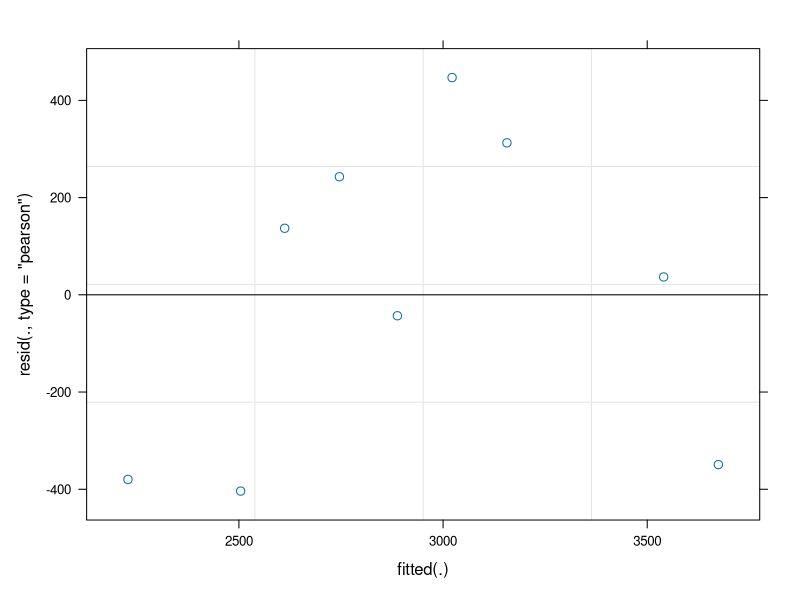
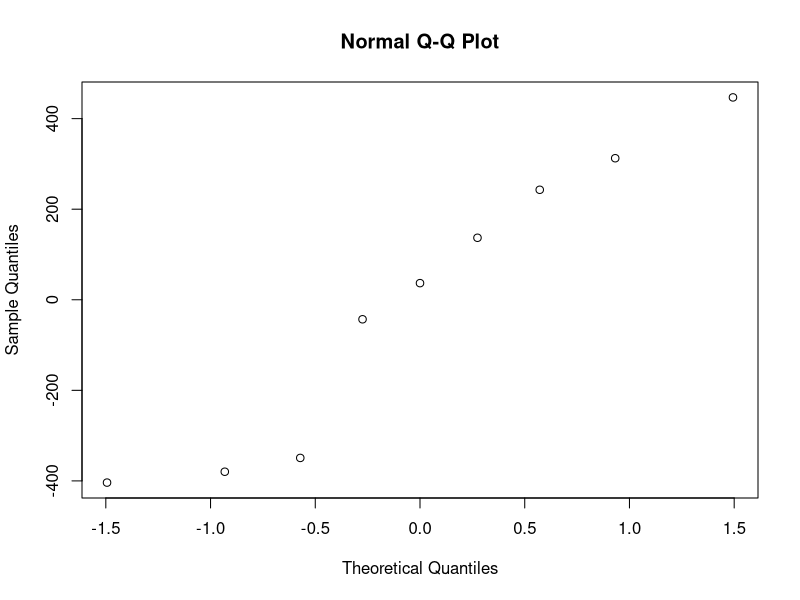
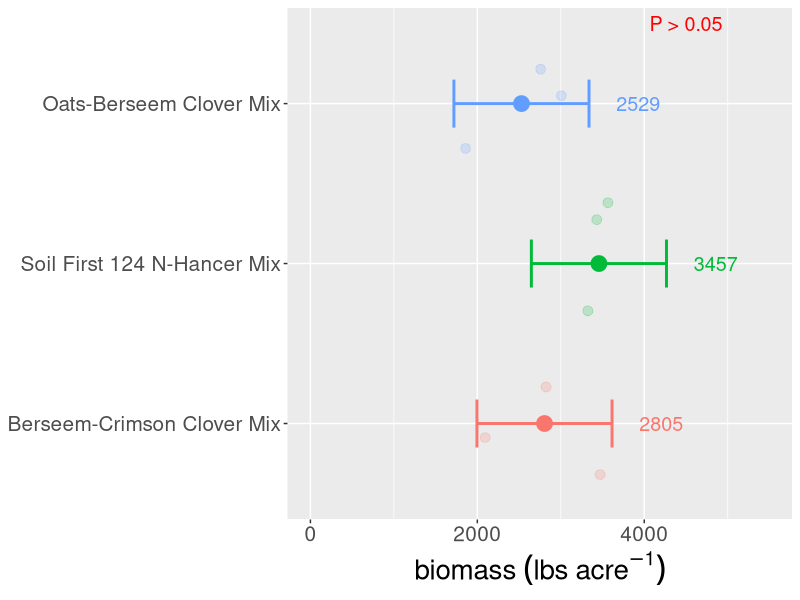
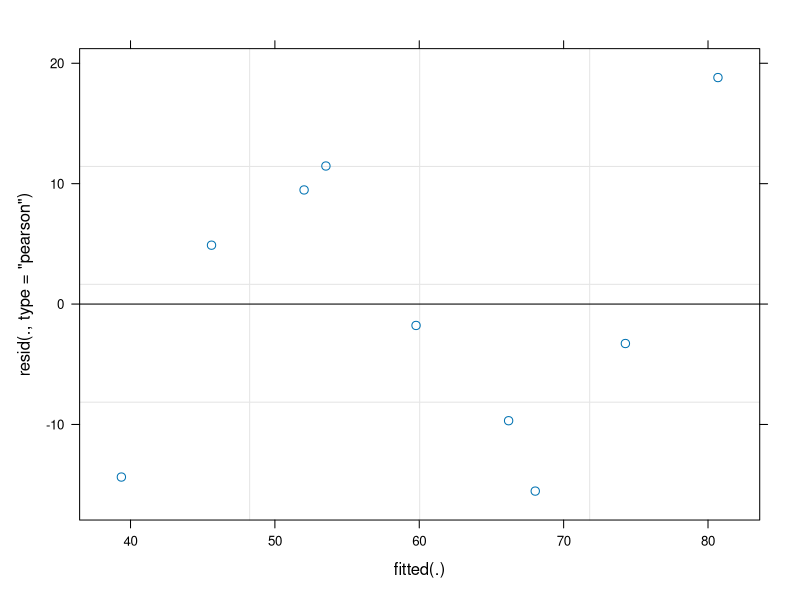
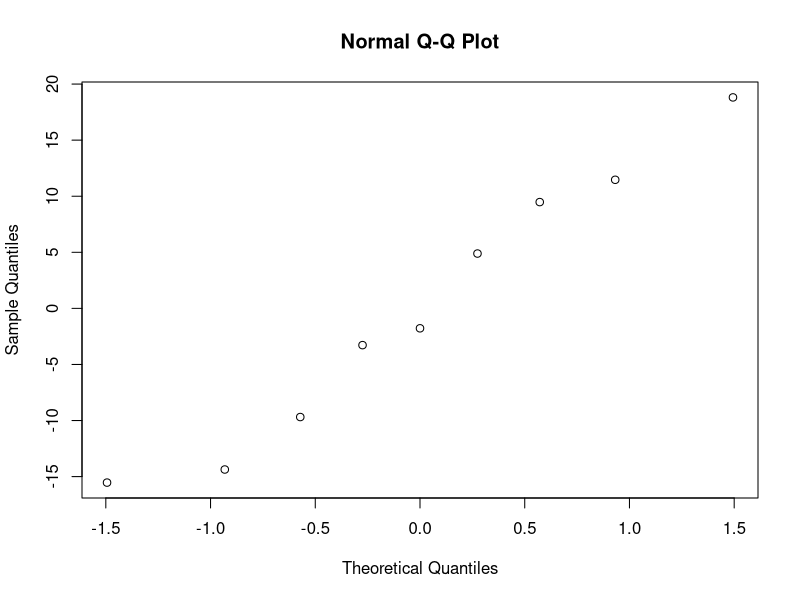
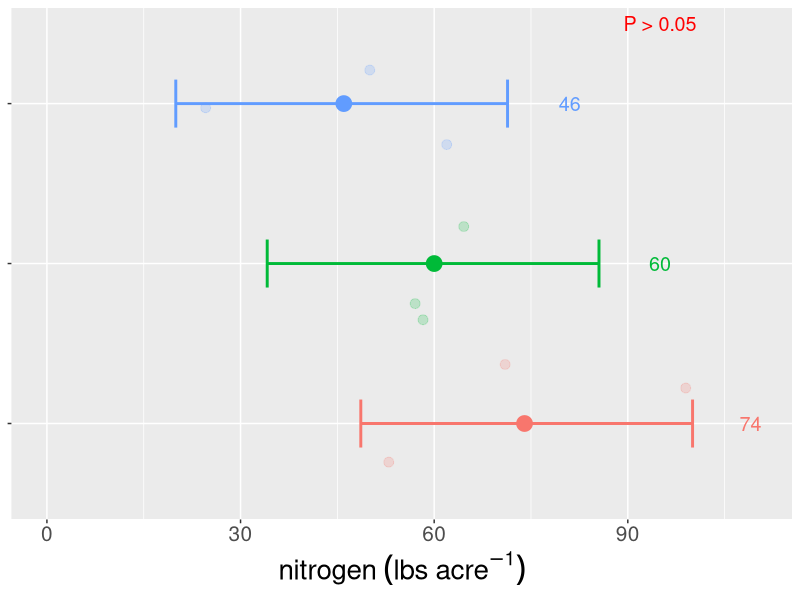
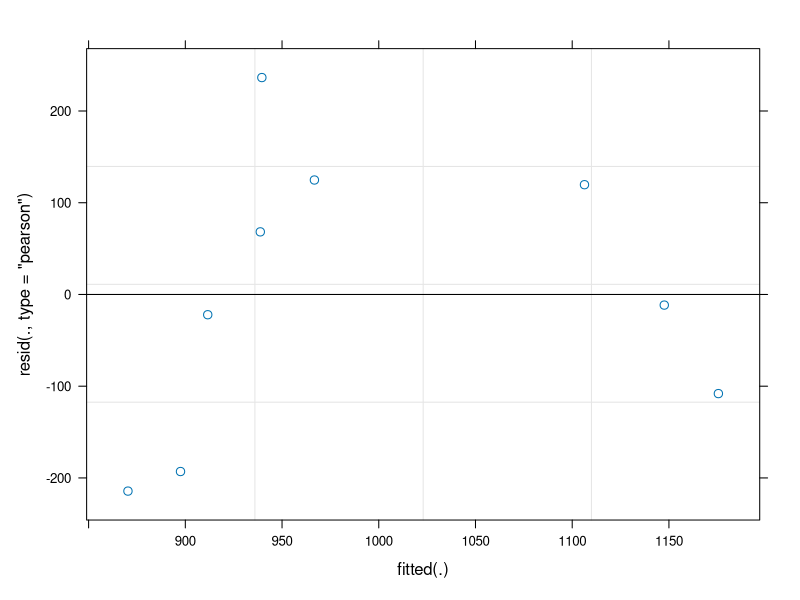
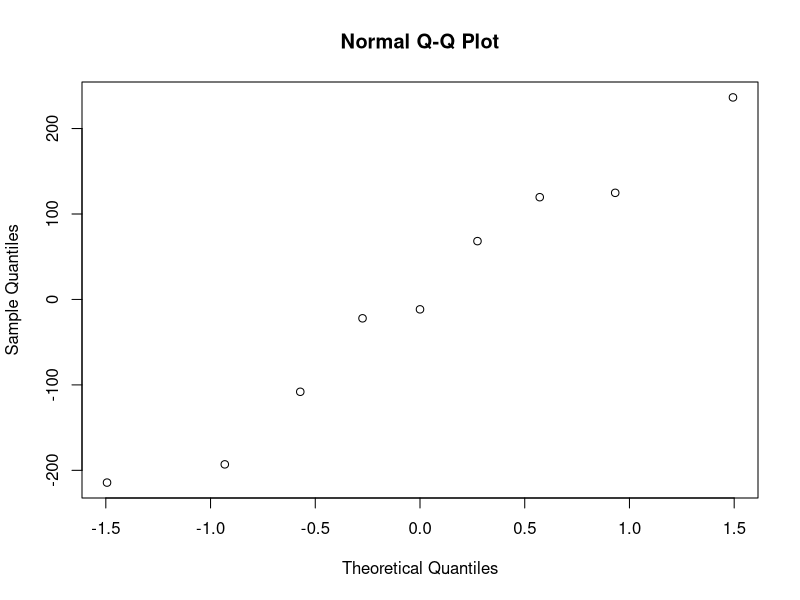

Here is the R script that generated these plots, in order:
## ---- chunk 1
#Loading Packages
library(car)
library(ggplot2)
library(emmeans)
library(lme4)
library(lmerTest)
library(tidyverse)
library(multcomp)
library(multcompView)
library(dplyr)
## ---- chunk 2
getwd()
data1= read.csv(file="Voss Farm_CC.csv")
str(data1)
## ---- chunk 3
data2 = data1 %>%
  mutate(plot = as.character(plot),
         biomass = round(biomass,0),
         other= (100 - total_c - total_n),
         lbs_n = round(lbs_n,0),
         lbs_c = round(lbs_c,0),
         cc = fct_recode(cc,
                         "Medium Red Clover" = "Medium Red Clover",
                         "Berseem-Crimson Clover Mix" = "Berseem-Crimson Clover",
                         "Oats-Berseem Clover Mix" = "Oats-Berseem",
                         "Soil First 124 N-Hancer Mix" = "N-Hancer",
                         "Terralife - MaizePro DT Mix" = "Byron Mix")) %>%
  group_by(cc,plot) %>%
  summarise(biomass = mean(biomass),
            total_n = mean(total_n),
            lbs_n = mean(lbs_n),
            total_c = mean(total_c),
            lbs_c = mean(lbs_c),
            c_n = mean(c_n))

order = c("Berseem-Crimson Clover Mix", "Oats-Berseem Mix", "Soil First 124 N-Hancer Mix")
## ---- chunk 4
data3 = data2 %>%
  group_by(cc) %>%
  summarise(biomass = mean(biomass),
            total_n = mean(total_n),
            lbs_n = mean(lbs_n),
            total_c = mean(total_c),
            lbs_c = mean(lbs_c),
            c_n = mean(c_n)) %>%
  mutate(biomass = round(biomass,0),
         lbs_n = round(lbs_n,0),
         lbs_c = round(lbs_c,0),
         c_n = round(c_n,0)) 
## ---- chunk 5
data4 = data2 %>%
  filter(cc %in% c("Berseem-Crimson Clover Mix", "Oats-Berseem Clover Mix", "Soil First 124 N-Hancer Mix")) %>%
  mutate(rep = fct_recode(plot,
                          "1" = "1",
                          "1" = "2",
                          "1" = "3",
                          "2" = "5",
                          "2" = "6",
                          "2" = "7",
                          "3" = "8",
                          "3" = "9",
                          "3" = "10"))
## ---- chunk 6
cc_bio = lmer(biomass ~ cc + (1|rep), data= data4)
plot(cc_bio)
qqnorm(resid(cc_bio))
#assumptions satisfactorily met
## ---- chunk 7
anova(cc_bio)
#cc type not significant for cover crop biomass
## ---- chunk 8
bio_means = lsmeans(cc_bio, ~ cc, contr= "pairwise", adjust= "none")
bio_cld = cld(bio_means$lsmean, alpha=0.05, Letters=letters, sort=TRUE, reverse=TRUE)

bio_cld = as_tibble(bio_cld) %>%
  rename(biomass = lsmean) %>%
  mutate(biomass = round(biomass,0)) %>%
  arrange(order)
  
## ---- chunk 9
bio_3 = ggplot(bio_cld, aes(x = cc, y = biomass, color = cc)) +
  geom_point(size = 5) +
  geom_text(aes(label = biomass), nudge_y = 1400, size= 5) +
  geom_errorbar(aes(ymin = lower.CL, ymax = upper.CL), width = .3, size= 1) +
  geom_jitter(data = data4, mapping = aes(x = cc), alpha = 0.2, size = 3) +
  theme(legend.position = "none",
        plot.title= element_blank(),
        axis.title.x= element_text(size= 20),
        axis.title.y= element_blank(),
        axis.text= element_text(size= 15),) +
  coord_flip() +
  ylim(0,5500) +
  labs(y = bquote('biomass'~(lbs~acre^-1))) +
  annotate(geom = "text", x= 3.5, y = 4500, label = "P > 0.05", size= 5, color = "red")

bio_3
## ---- chunk 10
n_model = lmer(lbs_n ~ cc + (1|rep), data= data4)
plot(n_model)
qqnorm(resid(n_model))
#assumptions satisfactorily met
## ---- chunk 11
anova(n_model)
#cc type not significant for n amount supplied
## ---- chunk 12
n_means = lsmeans(n_model, ~ cc, contr= "pairwise", adjust= "none")
n_cld = cld(n_means$lsmean, alpha=0.05, Letters=letters, sort=TRUE, reverse=TRUE)

n_cld = as_tibble(n_cld) %>%
  rename(lbs_n = lsmean) %>%
  mutate(lbs_n = round(lbs_n,0)) %>%
  arrange(order)
  
## ---- chunk 13
n_3 = ggplot(n_cld, aes(x = cc, y = lbs_n, color = cc)) +
  geom_point(size = 5) +
  geom_text(aes(label = lbs_n), nudge_y = 35, size= 5) +
  geom_errorbar(aes(ymin = lower.CL, ymax = upper.CL), width = .3, size= 1) +
  geom_jitter(data = data4, mapping = aes(x = cc), alpha = 0.2, size = 3) +
  theme(legend.position = "none",
        plot.title= element_blank(),
        axis.title.x= element_text(size= 20),
        axis.title.y= element_blank(),
        axis.text.y= element_blank(),
        axis.text= element_text(size= 15),) +
  coord_flip() +
  ylim(0,110) +
  labs(y = bquote('nitrogen'~(lbs~acre^-1))) +
  annotate(geom = "text", x= 3.5, y = 95, label = "P > 0.05", size= 5, color = "red")

n_3
## ---- chunk 14
c_model = lmer(lbs_c ~ cc + (1|rep), data= data4)
plot(c_model)
qqnorm(resid(c_model))
#assumptions satisfactorily met
## ---- chunk 15
anova(c_model)
#cc type not significant for c amount supplied
## ---- chunk 16
c_means = lsmeans(c_model, ~ cc, contr= "pairwise", adjust= "none")
c_cld = cld(c_means$lsmean, alpha=0.05, Letters=letters, sort=TRUE, reverse=TRUE)

c_cld = as_tibble(c_cld) %>%
  rename(lbs_c = lsmean) %>%
  mutate(lbs_c = round(lbs_c,0)) %>%
  arrange(order)
  
## ---- chunk 17
c_3 = ggplot(c_cld, aes(x = cc, y = lbs_c, color = cc)) +
  geom_point(size = 5) +
  geom_text(aes(label = lbs_c), nudge_y = 500, size= 5) +
  geom_errorbar(aes(ymin = lower.CL, ymax = upper.CL), width = .3, size= 1) +
  geom_jitter(data = data4, mapping = aes(x = cc), alpha = 0.2, size = 3) +
  theme(legend.position = "none",
        plot.title= element_blank(),
        axis.title.x= element_text(size= 20),
        axis.title.y= element_blank(),
        axis.text= element_text(size= 15),) +
  coord_flip() +
  ylim(0,1700) +
  labs(y = bquote('carbon'~(lbs~acre^-1))) +
  annotate(geom = "text", x= 3.5, y = 1450, label = "P > 0.05", size= 5, color = "red")

c_3
## ---- chunk 18
cn_model = lmer(c_n ~ cc + (1|rep), data= data4)
plot(cn_model)
qqnorm(resid(cn_model))

cn_model1 = lmer(log(c_n) ~ cc + (1|rep), data= data4)
plot(cn_model1)
qqnorm(resid(cn_model1))

cn_model2 = lmer(sqrt(c_n) ~ cc + (1|rep), data= data4)
plot(cn_model2)
qqnorm(resid(cn_model2))
#Assumptions didn't improve with transformation. Use first model.
## ---- chunk 19
anova(cn_model)
## ---- chunk 20
cn_means = lsmeans(cn_model, ~ cc, contr= "pairwise", adjust= "none")
cn_cld = cld(cn_means$lsmean, alpha=0.05, Letters=letters, sort=TRUE, reverse=FALSE)

cn_cld = as_tibble(cn_cld) %>%
  rename(c_n = lsmean) %>%
  mutate(c_n = round(c_n,0)) %>%
  arrange(order)
  
## ---- chunk 21
cn_3 = ggplot(cn_cld, aes(x = cc, y = c_n, color = cc)) +
  geom_point(size = 6) +
  geom_text(aes(label = .group), nudge_y = 7.5, size= 5) +
  geom_text(aes(label = c_n), nudge_y= 6, size= 5) +
  geom_errorbar(aes(ymin = lower.CL, ymax = upper.CL), width = .3, size= 1) +
  geom_jitter(data = data4, mapping = aes(x = cc), alpha = 0.2, size = 3) +
  theme(legend.position = "none",
        plot.title= element_blank(),
        axis.title.x= element_text(size= 20),
        axis.title.y= element_blank(),
        axis.text.y= element_blank(),
        axis.text= element_text(size= 15),) +
  coord_flip() +
  labs(y = 'C:N Ratio') +
  annotate(geom = "text", x= 3.5, y = 27, label = "P < 0.05", size= 5, color = "red") +
  geom_hline(yintercept= 20, color= "red")

cn_3
## ---- chunk 22
library(patchwork)
CC_stats = (bio_3 | cn_3) / (c_3 | n_3) +
  plot_annotation(#tag_levels = c('A'),
                  title = 'Fall Cover Crop Information - Voss Farm') &
  theme(plot.title = element_text(size= 25),
        plot.tag = element_text(size= 15))
## ---- chunk 23
CC_stats

ggsave("voss_analyzed.jpeg", plot= CC_stats, height= 8, width= 12, dpi = 300)
## ---- chunk 24
biomass = data3 %>% 
  mutate(cc = fct_relevel(cc, "Medium Red Clover", "Berseem-Crimson Clover Mix", "Oats-Berseem Clover Mix", "Soil First 124 N-Hancer Mix", "Terralife - MaizePro DT Mix")) %>%
  ggplot(aes(biomass, cc, color = cc)) +
  geom_point(size = 5) +
  geom_text(aes(label = biomass), nudge_x = 600, size= 5) +
  geom_jitter(data = data2, mapping = aes(y = cc), alpha = 0.2, size = 3) +
  theme(legend.position = "none",
        plot.title= element_blank(),
        axis.title.x=element_text(size= 20),
        axis.title.y= element_blank(),
        axis.text= element_text(size= 15),
        strip.text.x= element_text(size=20)) +
  labs(x = bquote('biomass'~(lbs~acre^-1))) +
  xlim(0,4500)

biomass
## ---- chunk 25
nitrogen = data3 %>% 
  mutate(cc = fct_relevel(cc, "Medium Red Clover", "Berseem-Crimson Clover Mix", "Oats-Berseem Clover Mix", "Soil First 124 N-Hancer Mix", "Terralife - MaizePro DT Mix")) %>%
  ggplot(aes(lbs_n, cc, color = cc)) +
  geom_point(size = 5) +
  geom_text(aes(label = lbs_n), nudge_x = 10, size= 5) +
  geom_jitter(data = data2, mapping = aes(y = cc), alpha = 0.2, size = 3) +
  theme(legend.position = "none",
        plot.title= element_blank(),
        axis.title.x=element_text(size= 20),
        axis.title.y= element_blank(),
        axis.text.y= element_blank(),
        axis.text.x= element_text(size= 15),
        strip.text.x= element_text(size=20)) +
  labs(x = bquote('nitrogen'~(lbs~acre^-1)))

nitrogen
## ---- chunk 26
carbon = data3 %>% 
  mutate(cc = fct_relevel(cc, "Medium Red Clover", "Berseem-Crimson Clover Mix", "Oats-Berseem Clover Mix", "Soil First 124 N-Hancer Mix", "Terralife - MaizePro DT Mix")) %>%
  ggplot(aes(lbs_c, cc, color = cc)) +
  geom_point(size = 5) +
  geom_text(aes(label = lbs_c), nudge_x = 200, size= 5) +
  geom_jitter(data = data2, mapping = aes(y = cc), alpha = 0.2, size = 3) +
  theme(legend.position = "none",
        plot.title= element_blank(),
        axis.title.x=element_text(size= 20),
        axis.title.y= element_blank(),
        axis.text= element_text(size= 15),
        strip.text.x= element_text(size=20)) +
  labs(x = bquote('carbon'~(lbs~acre^-1))) +
  xlim(0,1450)

carbon
## ---- chunk 27
ratio = data3 %>% 
  mutate(cc = fct_relevel(cc, "Medium Red Clover", "Berseem-Crimson Clover Mix", "Oats-Berseem Clover Mix", "Soil First 124 N-Hancer Mix", "Terralife - MaizePro DT Mix")) %>%
  ggplot(aes(c_n, cc, color = cc)) +
  geom_point(size = 5) +
  geom_text(aes(label = c_n), nudge_x = 2, size= 5) +
  geom_jitter(data = data2, mapping = aes(y = cc), alpha = 0.2, size = 3) +
  theme(legend.position = "none",
        plot.title= element_blank(),
        axis.title.x=element_text(size= 20),
        axis.title.y= element_blank(),
        axis.text.y= element_blank(),
        axis.text.x= element_text(size= 15),
        strip.text.x= element_text(size=20)) +
  labs(x = "C:N ratio") +
  geom_vline(xintercept= 20, color= "red")

ratio
## ---- chunk 28
library(patchwork)
CC_Plots = (biomass | ratio) / (carbon | nitrogen) +
  plot_annotation(#tag_levels = c('A'),
                  title = 'Fall Cover Crop Information - Voss Farm',
                  caption = 'figures do not represent results from statistical analysis') &
  theme(plot.title = element_text(size= 25),
        plot.caption = element_text(size= 20))
## ---- chunk 29
CC_Plots

ggsave("voss_educational.jpeg", plot= CC_Plots, height= 8, width= 12, dpi = 300)
